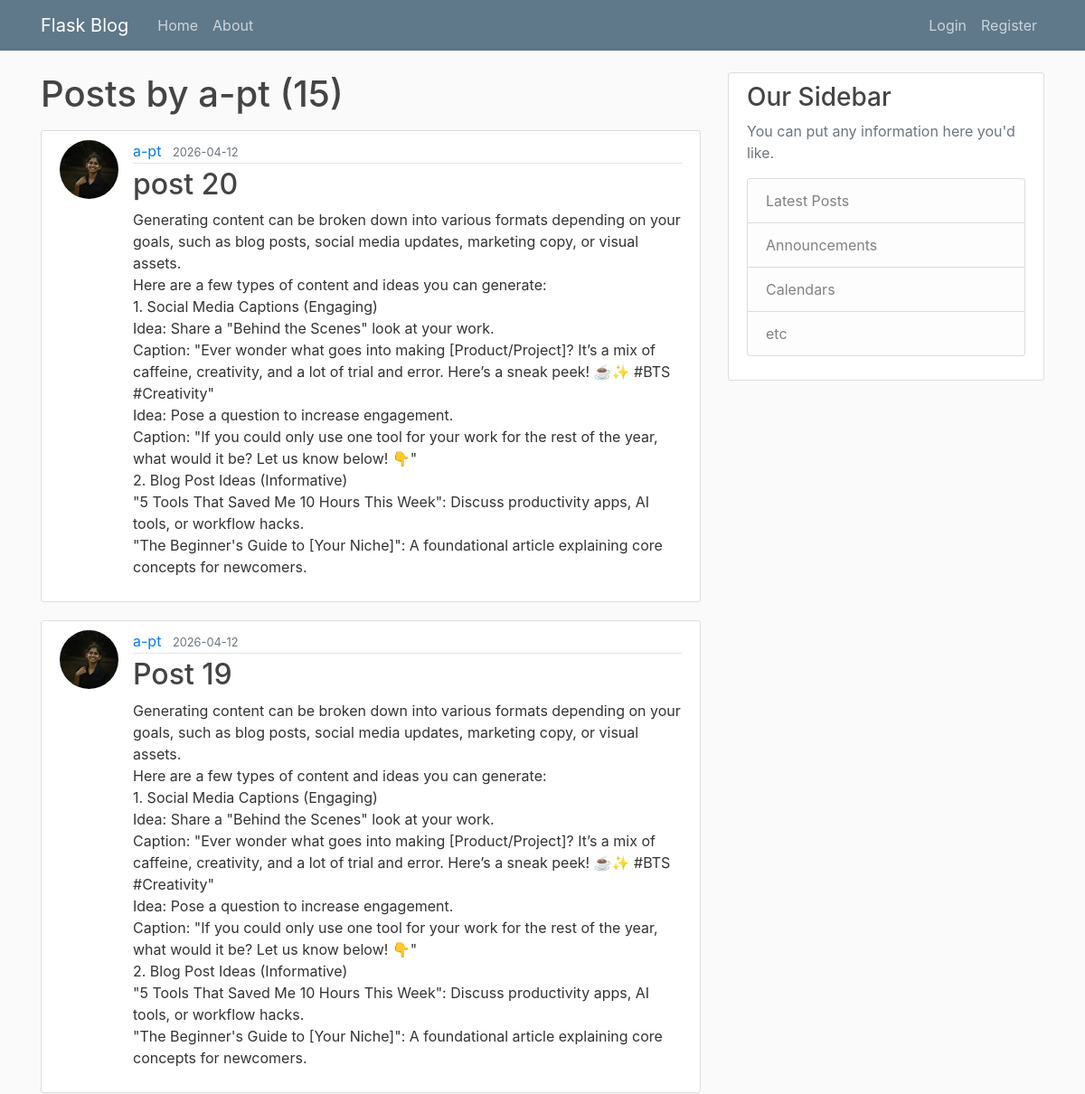
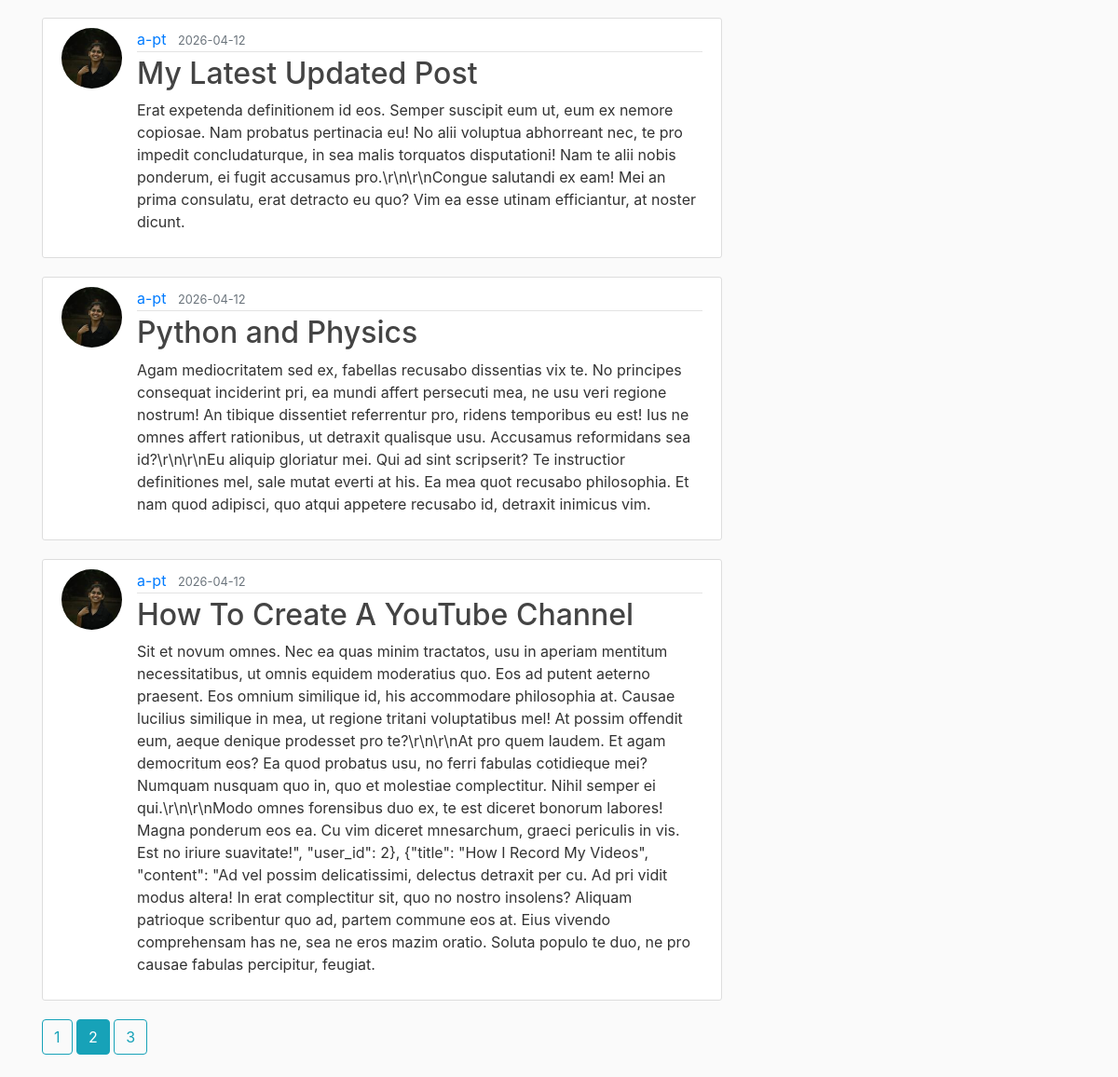
/user/a-pt?page=2, run on the app's committed database (2 pictures, top to bottom).
### flask_blog/models.py (models this page shows, shortened)
class User(db.Model, UserMixin):
    id = db.Column(db.Integer, primary_key=True)
    username = db.Column(db.String(20), unique=True, nullable=False)
    email = db.Column(db.String(120), unique=True, nullable=False)
    image_file = db.Column(db.String(20), nullable=False, default='default.jpg')
    password = db.Column(db.String(60), nullable=False)
    posts = db.relationship('Post', backref='author', lazy=True)

class Post(db.Model):
    id = db.Column(db.Integer, primary_key=True)
    title = db.Column(db.String(100), nullable=False)
    content = db.Column(db.Text, nullable=False)
    date_posted = db.Column(db.DateTime, nullable=False, default=datetime.utcnow)
    user_id = db.Column(db.Integer, db.ForeignKey('user.id'), nullable=False)

### flask_blog/users/routes.py (the view)
@users.route("/user/<string:username>")
def user_posts(username):
    page = request.args.get('page', 1, type=int)
    user = User.query.filter_by(username=username).first_or_404()
    posts = Post.query.filter_by(author=user)\
        .order_by(Post.date_posted.desc())\
        .paginate(per_page=5, page=page)
    return render_template("user_posts.html",posts=posts, user=user)

### flask_blog/templates/user_posts.html
{% extends "layout.html" %}
{% block content %}
    <h1 class="mb-3">Posts by {{ user.username }} ({{ posts.total }})</h1>
    {% for post in posts.items %}
        <article class="media content-section">
            <img class="rounded-circle article-img" src="{{ url_for('static', filename='profile_pics/' + post.author.image_file) }}">
            <div class="media-body">
                <div class="article-metadata">
                <a class="mr-2" href="{{ url_for('users.user_posts', username=post.author.username) }}">{{ post.author.username }}</a>
                <small class="text-muted">{{ post.date_posted.strftime('%Y-%m-%d') }}</small>
                </div>
                <h2><a class="article-title" href="{{ url_for('posts.post', post_id=post.id) }}">{{ post.title }}</a></h2>
                <p class="article-content">{{ post.content }}</p>
            </div>
        </article>
    {% endfor %}
    {% for page_num in posts.iter_pages(left_edge=1, right_edge=1, left_current=1, right_current=1) %}
        {% if page_num %}
            {% if page_num == posts.page %}
                <a class="btn btn-info mb-4" href="{{ url_for('users.user_posts', username=user.username, page=page_num) }}">{{ page_num }}</a>
            {% else %}
                <a class="btn btn-outline-info mb-4" href="{{ url_for('users.user_posts', username=user.username, page=page_num) }}">{{ page_num }}</a>
            {% endif %}
        {% else %}
            <span class="mr-2">...</span>
        {% endif %}
    {% endfor %}
{% endblock content %}

### flask_blog/static/main.css (style rules this page uses)
body { background: #fafafa; color: #333333; margin-top: 5rem; }
h1, h2, h3, h4, h5, h6 { color: #444444; }
.content-section { background: #ffffff; padding: 10px 20px; border: 1px solid #dddddd; border-radius: 3px; margin-bottom: 20px; }
.article-title { color: #444444; }
.article-content { white-space: pre-line; }
.article-img { height: 65px; width: 65px; margin-right: 16px; }
.article-metadata { padding-bottom: 1px; margin-bottom: 4px; border-bottom: 1px solid #e3e3e3 }

### data on the page
User: username "a-pt"
Post: image_file (picture), author.username "a-pt", date_posted "2026-04-12", title "post 20", content "Generating content can be broken down into various formats depending on your goals, such as blog posts, social media updates, marketing copy, or visual assets. Here are a few types of content and ideas you can generate: 1. Social Media Captions (Engaging) Idea: Share a \"Behind the Scenes\" look at your work. Caption: \"Ever wonder what goes into making [Product/Project]? It’s a mix of caffeine, creativity, and a lot of trial and error. Here’s a sneak peek! ☕✨ #BTS #Creativity\" Idea: Pose a question to increase engagement. Caption: \"If you could only use one tool for your work for the rest of the year, what would it be? Let us know below! 👇\" 2. Blog Post Ideas (Informative) \"5 Tools That Saved…"
Post: image_file (picture), author.username "a-pt", date_posted "2026-04-12", title "Post 19", content "Generating content can be broken down into various formats depending on your goals, such as blog posts, social media updates, marketing copy, or visual assets. Here are a few types of content and ideas you can generate: 1. Social Media Captions (Engaging) Idea: Share a \"Behind the Scenes\" look at your work. Caption: \"Ever wonder what goes into making [Product/Project]? It’s a mix of caffeine, creativity, and a lot of trial and error. Here’s a sneak peek! ☕✨ #BTS #Creativity\" Idea: Pose a question to increase engagement. Caption: \"If you could only use one tool for your work for the rest of the year, what would it be? Let us know below! 👇\" 2. Blog Post Ideas (Informative) \"5 Tools That Saved…"
Post: image_file (picture), author.username "a-pt", date_posted "2026-04-12", title "My Latest Updated Post", content "Erat expetenda definitionem id eos. Semper suscipit eum ut, eum ex nemore copiosae. Nam probatus pertinacia eu! No alii voluptua abhorreant nec, te pro impedit concludaturque, in sea malis torquatos disputationi! Nam te alii nobis ponderum, ei fugit accusamus pro.\\r\\n\\r\\nCongue salutandi ex eam! Mei an prima consulatu, erat detracto eu quo? Vim ea esse utinam efficiantur, at noster dicunt."
Post: image_file (picture), author.username "a-pt", date_posted "2026-04-12", title "Python and Physics", content "Agam mediocritatem sed ex, fabellas recusabo dissentias vix te. No principes consequat inciderint pri, ea mundi affert persecuti mea, ne usu veri regione nostrum! An tibique dissentiet referrentur pro, ridens temporibus eu est! Ius ne omnes affert rationibus, ut detraxit qualisque usu. Accusamus reformidans sea id?\\r\\n\\r\\nEu aliquip gloriatur mei. Qui ad sint scripserit? Te instructior definitiones mel, sale mutat everti at his. Ea mea quot recusabo philosophia. Et nam quod adipisci, quo atqui appetere recusabo id, detraxit inimicus vim."
Post: image_file (picture), author.username "a-pt", date_posted "2026-04-12", title "How To Create A YouTube Channel", content "Sit et novum omnes. Nec ea quas minim tractatos, usu in aperiam mentitum necessitatibus, ut omnis equidem moderatius quo. Eos ad putent aeterno praesent. Eos omnium similique id, his accommodare philosophia at. Causae lucilius similique in mea, ut regione tritani voluptatibus mel! At possim offendit eum, aeque denique prodesset pro te?\\r\\n\\r\\nAt pro quem laudem. Et agam democritum eos? Ea quod probatus usu, no ferri fabulas cotidieque mei? Numquam nusquam quo in, quo et molestiae complectitur. Nihil semper ei qui.\\r\\n\\r\\nModo omnes forensibus duo ex, te est diceret bonorum labores! Magna ponderum eos ea. Cu vim diceret mnesarchum, graeci periculis in vis. Est no iriure suavitate!\",…"

### other printed values
{{ posts.total }} "15"
{{ page_num }} "1" "3"
{{ page_num }} "2"
